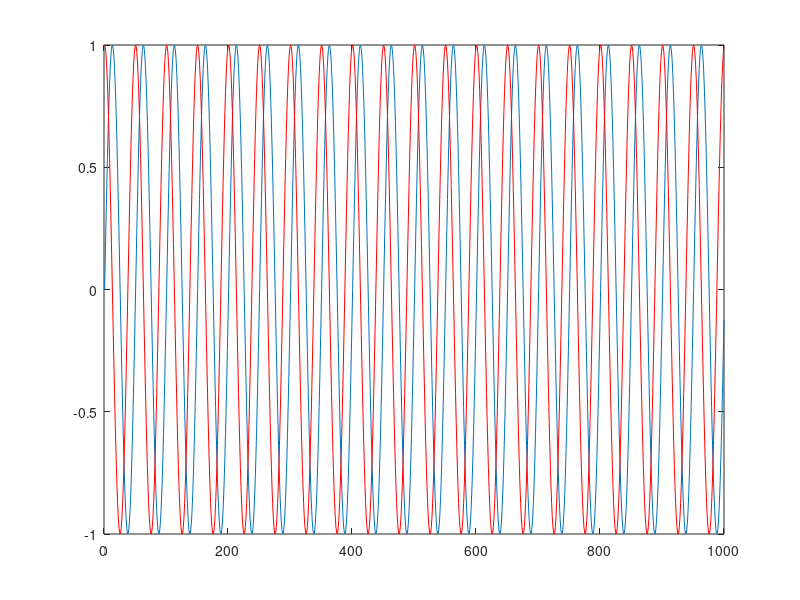
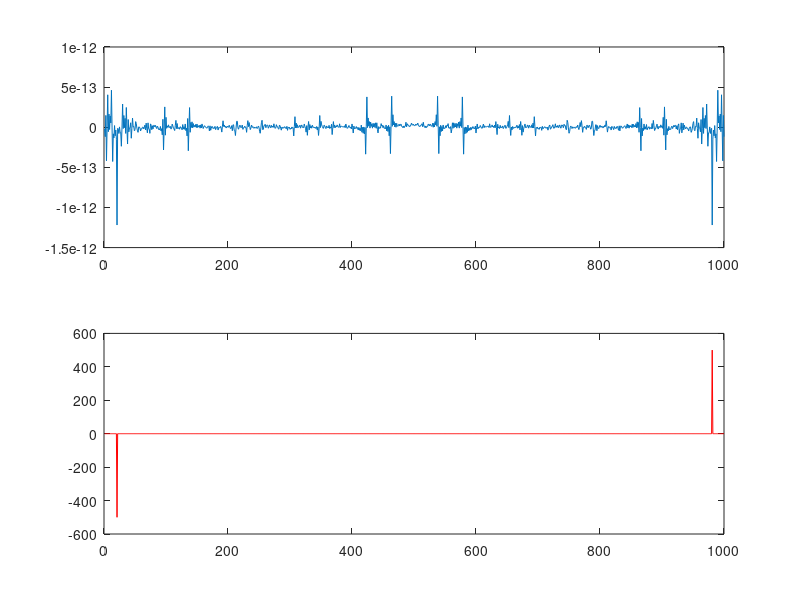
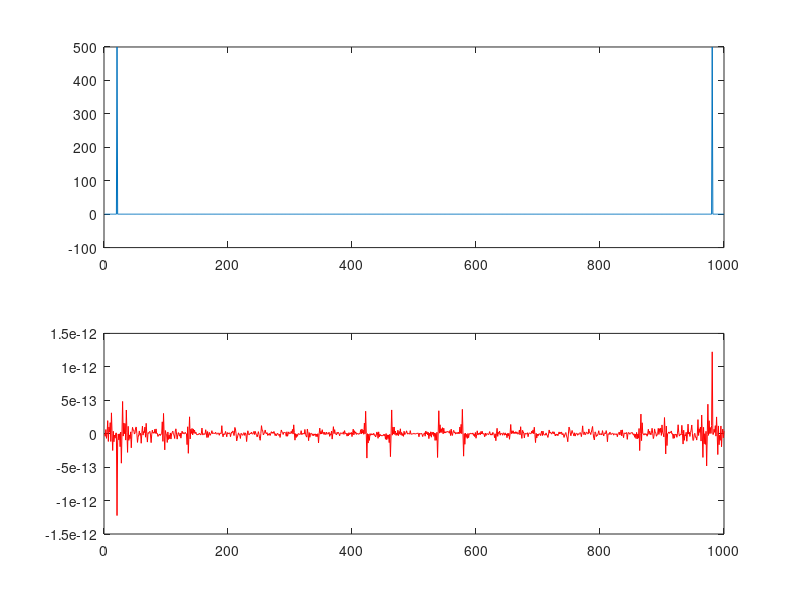
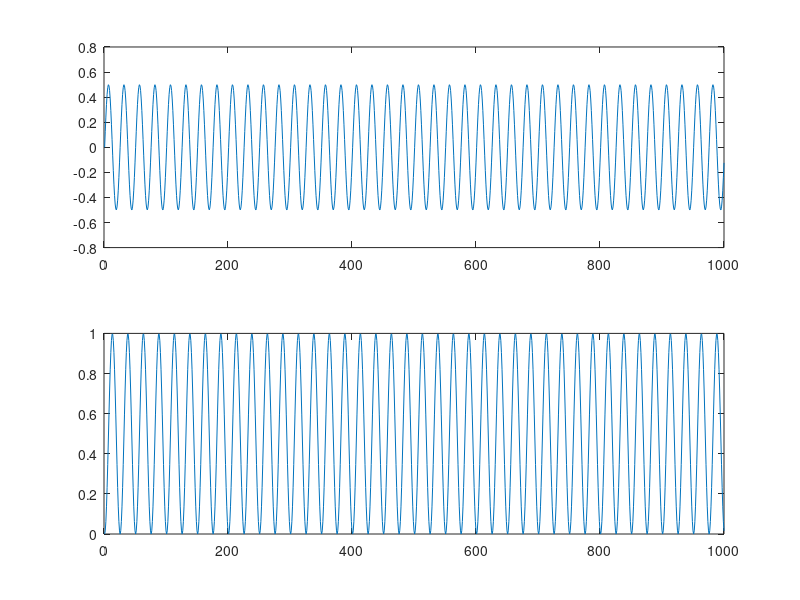

Recreate these plots in MATLAB, in order.
%%%%%%%%%%%%%%%%%%%%%%%%%%%%%%%%%%%%%%%%%%%%%%%%%%%%%%%%%%%%%%%%%%%%%%
% The Fourier Transform
%%%%%%%%%%%%%%%%%%%%%%%%%%%%%%%%%%%%%%%%%%%%%%%%%%%%%%%%%%%%%%%%%%%%%%
clear
close all
 
% get a sine and cosine wave of equal frequency and plot them
frq = 20; % Hz
len = 1; % seconds
smpfrq = 1000; % Hz
phs = 0;
ind = ((0:(len * smpfrq-1))./(smpfrq).*(frq.*2.*pi))+(phs.*2.*pi);
sinwav = sin(ind);
coswav = cos(ind);
figure;
plot(sinwav);
hold on;
plot(coswav,'r');
 
% get the FFT of the waves and plot the real and imaginary components
fftsin = fft(sinwav);
figure;
subplot(2,1,1);
plot(real(fftsin));
subplot(2,1,2);
plot(imag(fftsin),'r');
 
fftcos = fft(coswav);
figure;
subplot(2,1,1);
plot(real(fftcos));
subplot(2,1,2);
plot(imag(fftcos),'r');


% calculate the FFT results at the signal frequency "by hand" and plot the result as a vector
figure;
subplot(2,1,1);
sigsinwav = sinwav;
plot(sigsinwav .* coswav)
subplot(2,1,2);
plot(sigsinwav .* sinwav)
coscmpsin = sum(sigsinwav .* coswav);
sincmpsin = sum(sigsinwav .* sinwav);
figure;
plot([0,coscmpsin],[0,sincmpsin]);
set(gca,'xlim',[-600 600],'ylim',[-600 600])
 
figure;
subplot(2,1,1);
plot(coswav .* coswav)
subplot(2,1,2);
plot(coswav .* sinwav)
coscmpcos = sum(coswav .* coswav);
sincmpcos = sum(coswav .* sinwav);
figure;
plot([0,coscmpcos],[0,sincmpcos]);
set(gca,'xlim',[-600 600],'ylim',[-600 600])


frq = 20; % Hz
len = 1; % seconds
smpfrq = 1000; % Hz
phs = 45 ./360; % the relative phase advance in fraction of radiants
ind = ((0:(len.*smpfrq-1))./(smpfrq).*(frq.*2.*pi))+(phs.*2.*pi);
wav = sin(ind);
figure;
plot(wav);

% get the FFT of the wave
fftwav = fft(wav);
figure;
subplot(2,1,1);
plot(real(fftwav));
subplot(2,1,2);
plot(imag(fftwav),'r');


% calculate the FFT results at the signal frequency "by hand" and plot the result as a vector
figure;
subplot(2,1,1);
plot(wav .* coswav)
subplot(2,1,2);
plot(wav .* sinwav)
coscmpwav = sum(wav .* coswav)
sincmpwav = sum(wav .* sinwav)
figure;
plot([0,coscmpwav],[0,sincmpwav]);
set(gca,'xlim',[-600 600],'ylim',[-600 600])

%%%%%%%%%%%%%%%%%%%%%%%%%%%%%%%%%%%%%%%%%%%%%%%%%%%%%%%%%%%%%%%%%%%%%%
% generate a wave of a different frequency
frq = 10; % Hz
len = 1; % seconds
smpfrq = 1000; % Hz
phs = 0; % the relative phase advance in fraction of radiants
ind = ((0 : (len.*smpfrq -1))./(smpfrq).*(frq.*2.*pi))+(phs.*2.*pi);
wav = sin(ind);
figure;
plot(wav);
 
% get the FFT of the wave
fftwav = fft(wav);
figure;
subplot(2,1,1);
plot(real(fftwav));
subplot(2,1,2);
plot(imag(fftwav),'r');
 
% calculate the FFT result OF THE SIGNAL FREQUENCY "by hand"
figure;
subplot(2,1,1);
plot(wav .* coswav)
subplot(2,1,2);
plot(wav .* sinwav)
 
coscmpwav = sum(wav .* coswav)
sincmpwav = sum(wav .* sinwav)
